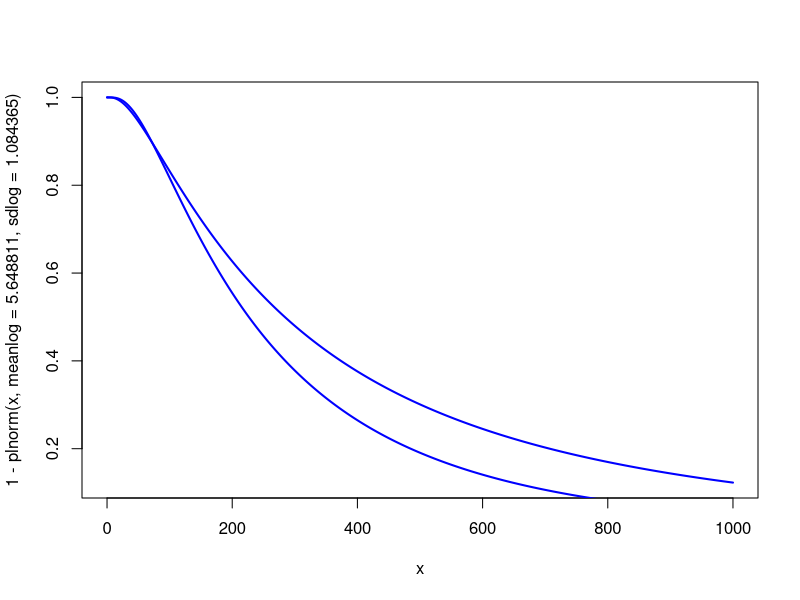

Reproduce this figure in R.
x <- seq(0, 1000, 1)

plot(x, y = 1 - plnorm(x, meanlog = 5.648811, sdlog = 1.084365), type ="l", col ="blue", lwd = 2)

lines(x, y = 1 - plnorm(x, meanlog = 5.422651, sdlog = 0.9050944), type ="l", col ="blue", lwd = 2)

